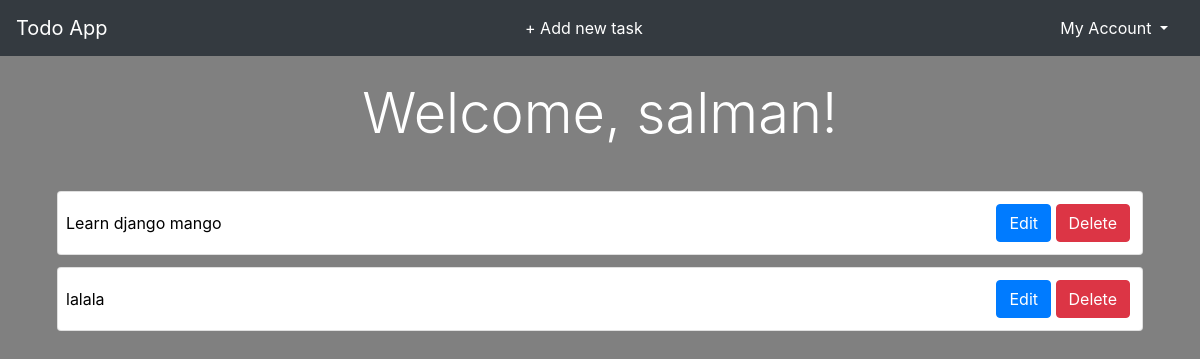
The app's page / (signed in) with its own data.
### accounts/models.py (models this page shows, shortened)
class CustomUser(AbstractBaseUser):
    email = models.EmailField(max_length=60, unique=True, verbose_name='email')
    username = models.CharField(
        max_length=30, unique=True, verbose_name='username')
    date_joined = models.DateTimeField(
        auto_now_add=True, verbose_name='date joined')
    last_login = models.DateTimeField(auto_now=True, verbose_name='last login')
    is_admin = models.BooleanField(default=False)
    is_active = models.BooleanField(default=True)
    is_staff = models.BooleanField(default=False)
    is_superuser = models.BooleanField(default=False)
    USERNAME_FIELD = 'username'
    REQUIRED_FIELDS = ('email',)
    objects = CustomUserManager()

### todo_app/models.py (models this page shows, shortened)
class Task(models.Model):
    text = models.TextField(blank=False, null=False, max_length=200)
    author = models.ForeignKey(get_user_model(), on_delete=models.CASCADE)
    time_created = models.DateTimeField(auto_now_add=True)

### todo_app/views.py (the view)
# urls.py: path('', home_view, name='home'),
def home_view(request):
    if not request.user.is_authenticated:
        return redirect('login')
    template = 'todo_app/home.html'
    context = {
        'tasks': Task.objects.filter(author=request.user),
    }
    return render(request, template, context)

### todo_app/templates/todo_app/home.html (shortened to what this page needs)
{% extends 'todo_app/base.html' %}
{% block content %}
<h1 class="display-4 text-center">Welcome, {{user.username}}!</h1>
<br>
{% for task in tasks %}
<div class="card">
    <div class="card-text task-text">{{task.text}}</div>
    <div class='task-btns'>
        <a href="{% url 'edit_task' task.pk %}" class=" btn btn-primary task-btn">Edit</a>
        <a href="{% url 'delete_task' task.pk %}" class="btn btn-danger task-btn">Delete</a>
    </div>
</div>
{% endfor %}
{% endblock content %}

### todo_app/static/todo_app/styles.css (style rules this page uses)
body { background-color: grey; color: white; }
.card { margin: 12px; min-height: 60px; display: flex; flex-direction: row; justify-content: space-between; align-items: center; flex-wrap: wrap; }
.task-btns { margin: 12px; align-self: flex-end; }
.task-text { margin: 0 8px; color: black; }

### records on screen
CustomUser: username "salman"
Task: text "Learn django mango"
Task: text "lalala"
